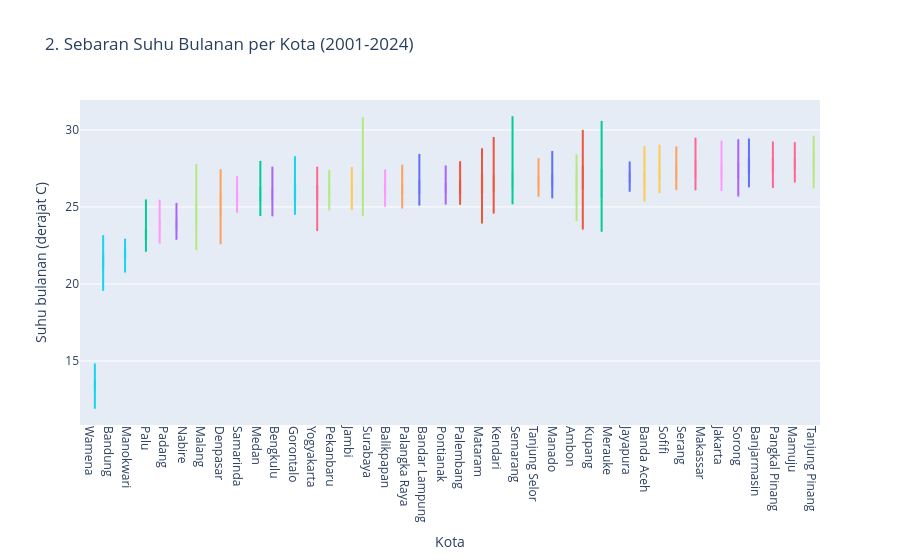

The notebook cell saved with this chart:
### Markdown cell above
**Visualisasi 2 - Distribusi variabel utama (box plot).** Sebaran suhu bulanan tiap kota, diurutkan berdasarkan median.

### Code cell
urutan_kota = (
    suhu_bulanan_kota.group_by('kota').agg(pl.col('suhu').median().alias('median'))
    .sort('median')['kota'].to_list()
)
fig2 = px.box(
    suhu_bulanan_kota, x='kota', y='suhu', color='provinsi',
    category_orders={'kota': urutan_kota}, points=False,
    labels={'kota': 'Kota', 'suhu': 'Suhu bulanan (derajat C)', 'provinsi': 'Provinsi'},
    title='2. Sebaran Suhu Bulanan per Kota (2001-2024)',
)
fig2.update_xaxes(tickangle=90)
fig2.update_layout(showlegend=False)
fig2.show()

### Figure 1 — Plotly figure (JSON) as saved in the notebook; plotly's stock layout.template omitted (floating-point values rounded to 4 significant figures; data arrays with more than 128 entries replaced by an {"elided": "..."} marker saying what was removed)
{"data": [{"alignmentgroup": "True", "boxpoints": false, "hovertemplate": "Provinsi=Kalimantan Selatan<br>Kota=%{x}<br>Suhu bulanan (derajat C)=%{y}<extra></extra>", "legendgroup": "Kalimantan Selatan", "marker": {"color": "#636efa"}, "name": "Kalimantan Selatan", "notched": false, "offsetgroup": "Kalimantan Selatan", "orientation": "v", "showlegend": true, "type": "box", "x": {"elided": "288 str values"}, "x0": " ", "xaxis": "x", "y": {"elided": "288 float values"}, "y0": " ", "yaxis": "y"}, {"alignmentgroup": "True", "boxpoints": false, "hovertemplate": "Provinsi=Nusa Tenggara Timur<br>Kota=%{x}<br>Suhu bulanan (derajat C)=%{y}<extra></extra>", "legendgroup": "Nusa Tenggara Timur", "marker": {"color": "#EF553B"}, "name": "Nusa Tenggara Timur", "notched": false, "offsetgroup": "Nusa Tenggara Timur", "orientation": "v", "showlegend": true, "type": "box", "x": {"elided": "288 str values"}, "x0": " ", "xaxis": "x", "y": {"elided": "288 float values"}, "y0": " ", "yaxis": "y"}, {"alignmentgroup": "True", "boxpoints": false, "hovertemplate": "Provinsi=Papua Selatan<br>Kota=%{x}<br>Suhu bulanan (derajat C)=%{y}<extra></extra>", "legendgroup": "Papua Selatan", "marker": {"color": "#00cc96"}, "name": "Papua Selatan", "notched": false, "offsetgroup": "Papua Selatan", "orientation": "v", "showlegend": true, "type": "box", "x": {"elided": "288 str values"}, "x0": " ", "xaxis": "x", "y": {"elided": "288 float values"}, "y0": " ", "yaxis": "y"}, {"alignmentgroup": "True", "boxpoints": false, "hovertemplate": "Provinsi=Papua Tengah<br>Kota=%{x}<br>Suhu bulanan (derajat C)=%{y}<extra></extra>", "legendgroup": "Papua Tengah", "marker": {"color": "#ab63fa"}, "name": "Papua Tengah", "notched": false, "offsetgroup": "Papua Tengah", "orientation": "v", "showlegend": true, "type": "box", "x": {"elided": "288 str values"}, "x0": " ", "xaxis": "x", "y": {"elided": "288 float values"}, "y0": " ", "yaxis": "y"}, {"alignmentgroup": "True", "boxpoints": false, "hovertemplate": "Provinsi=Banten<br>Kota=%{x}<br>Suhu bulanan (derajat C)=%{y}<extra></extra>", "legendgroup": "Banten", "marker": {"color": "#FFA15A"}, "name": "Banten", "notched": false, "offsetgroup": "Banten", "orientation": "v", "showlegend": true, "type": "box", "x": {"elided": "288 str values"}, "x0": " ", "xaxis": "x", "y": {"elided": "288 float values"}, "y0": " ", "yaxis": "y"}, {"alignmentgroup": "True", "boxpoints": false, "hovertemplate": "Provinsi=Jawa Barat<br>Kota=%{x}<br>Suhu bulanan (derajat C)=%{y}<extra></extra>", "legendgroup": "Jawa Barat", "marker": {"color": "#19d3f3"}, "name": "Jawa Barat", "notched": false, "offsetgroup": "Jawa Barat", "orientation": "v", "showlegend": true, "type": "box", "x": {"elided": "288 str values"}, "x0": " ", "xaxis": "x", "y": {"elided": "288 float values"}, "y0": " ", "yaxis": "y"}, {"alignmentgroup": "True", "boxpoints": false, "hovertemplate": "Provinsi=Sulawesi Selatan<br>Kota=%{x}<br>Suhu bulanan (derajat C)=%{y}<extra></extra>", "legendgroup": "Sulawesi Selatan", "marker": {"color": "#FF6692"}, "name": "Sulawesi Selatan", "notched": false, "offsetgroup": "Sulawesi Selatan", "orientation": "v", "showlegend": true, "type": "box", "x": {"elided": "288 str values"}, "x0": " ", "xaxis": "x", "y": {"elided": "288 float values"}, "y0": " ", "yaxis": "y"}, {"alignmentgroup": "True", "boxpoints": false, "hovertemplate": "Provinsi=Jawa Timur<br>Kota=%{x}<br>Suhu bulanan (derajat C)=%{y}<extra></extra>", "legendgroup": "Jawa Timur", "marker": {"color": "#B6E880"}, "name": "Jawa Timur", "notched": false, "offsetgroup": "Jawa Timur", "orientation": "v", "showlegend": true, "type": "box", "x": {"elided": "576 str values"}, "x0": " ", "xaxis": "x", "y": {"elided": "576 float values"}, "y0": " ", "yaxis": "y"}, {"alignmentgroup": "True", "boxpoints": false, "hovertemplate": "Provinsi=Sumatera Barat<br>Kota=%{x}<br>Suhu bulanan (derajat C)=%{y}<extra></extra>", "legendgroup": "Sumatera Barat", "marker": {"color": "#FF97FF"}, "name": "Sumatera Barat", "notched": false, "offsetgroup": "Sumatera Barat", "orientation": "v", "showlegend": true, "type": "box", "x": {"elided": "288 str values"}, "x0": " ", "xaxis": "x", "y": {"elided": "288 float values"}, "y0": " ", "yaxis": "y"}, {"alignmentgroup": "True", "boxpoints": false, "hovertemplate": "Provinsi=Maluku Utara<br>Kota=%{x}<br>Suhu bulanan (derajat C)=%{y}<extra></extra>", "legendgroup": "Maluku Utara", "marker": {"color": "#FECB52"}, "name": "Maluku Utara", "notched": false, "offsetgroup": "Maluku Utara", "orientation": "v", "showlegend": true, "type": "box", "x": {"elided": "288 str values"}, "x0": " ", "xaxis": "x", "y": {"elided": "288 float values"}, "y0": " ", "yaxis": "y"}, {"alignmentgroup": "True", "boxpoints": false, "hovertemplate": "Provinsi=Lampung<br>Kota=%{x}<br>Suhu bulanan (derajat C)=%{y}<extra></extra>", "legendgroup": "Lampung", "marker": {"color": "#636efa"}, "name": "Lampung", "notched": false, "offsetgroup": "Lampung", "orientation": "v", "showlegend": true, "type": "box", "x": {"elided": "288 str values"}, "x0": " ", "xaxis": "x", "y": {"elided": "288 float values"}, "y0": " ", "yaxis": "y"}, {"alignmentgroup": "True", "boxpoints": false, "hovertemplate": "Provinsi=Sulawesi Tenggara<br>Kota=%{x}<br>Suhu bulanan (derajat C)=%{y}<extra></extra>", "legendgroup": "Sulawesi Tenggara", "marker": {"color": "#EF553B"}, "name": "Sulawesi Tenggara", "notched": false, "offsetgroup": "Sulawesi Tenggara", "orientation": "v", "showlegend": true, "type": "box", "x": {"elided": "288 str values"}, "x0": " ", "xaxis": "x", "y": {"elided": "288 float values"}, "y0": " ", "yaxis": "y"}, {"alignmentgroup": "True", "boxpoints": false, "hovertemplate": "Provinsi=Jawa Tengah<br>Kota=%{x}<br>Suhu bulanan (derajat C)=%{y}<extra></extra>", "legendgroup": "Jawa Tengah", "marker": {"color": "#00cc96"}, "name": "Jawa Tengah", "notched": false, "offsetgroup": "Jawa Tengah", "orientation": "v", "showlegend": true, "type": "box", "x": {"elided": "288 str values"}, "x0": " ", "xaxis": "x", "y": {"elided": "288 float values"}, "y0": " ", "yaxis": "y"}, {"alignmentgroup": "True", "boxpoints": false, "hovertemplate": "Provinsi=Bengkulu<br>Kota=%{x}<br>Suhu bulanan (derajat C)=%{y}<extra></extra>", "legendgroup": "Bengkulu", "marker": {"color": "#ab63fa"}, "name": "Bengkulu", "notched": false, "offsetgroup": "Bengkulu", "orientation": "v", "showlegend": true, "type": "box", "x": {"elided": "288 str values"}, "x0": " ", "xaxis": "x", "y": {"elided": "288 float values"}, "y0": " ", "yaxis": "y"}, {"alignmentgroup": "True", "boxpoints": false, "hovertemplate": "Provinsi=Kalimantan Tengah<br>Kota=%{x}<br>Suhu bulanan (derajat C)=%{y}<extra></extra>", "legendgroup": "Kalimantan Tengah", "marker": {"color": "#FFA15A"}, "name": "Kalimantan Tengah", "notched": false, "offsetgroup": "Kalimantan Tengah", "orientation": "v", "showlegend": true, "type": "box", "x": {"elided": "288 str values"}, "x0": " ", "xaxis": "x", "y": {"elided": "288 float values"}, "y0": " ", "yaxis": "y"}, {"alignmentgroup": "True", "boxpoints": false, "hovertemplate": "Provinsi=Papua Barat<br>Kota=%{x}<br>Suhu bulanan (derajat C)=%{y}<extra></extra>", "legendgroup": "Papua Barat", "marker": {"color": "#19d3f3"}, "name": "Papua Barat", "notched": false, "offsetgroup": "Papua Barat", "orientation": "v", "showlegend": true, "type": "box", "x": {"elided": "288 str values"}, "x0": " ", "xaxis": "x", "y": {"elided": "288 float values"}, "y0": " ", "yaxis": "y"}, {"alignmentgroup": "True", "boxpoints": false, "hovertemplate": "Provinsi=Kepulauan Bangka Belitung<br>Kota=%{x}<br>Suhu bulanan (derajat C)=%{y}<extra></extra>", "legendgroup": "Kepulauan Bangka Belitung", "marker": {"color": "#FF6692"}, "name": "Kepulauan Bangka Belitung", "notched": false, "offsetgroup": "Kepulauan Bangka Belitung", "orientation": "v", "showlegend": true, "type": "box", "x": {"elided": "288 str values"}, "x0": " ", "xaxis": "x", "y": {"elided": "288 float values"}, "y0": " ", "yaxis": "y"}, {"alignmentgroup": "True", "boxpoints": false, "hovertemplate": "Provinsi=Riau<br>Kota=%{x}<br>Suhu bulanan (derajat C)=%{y}<extra></extra>", "legendgroup": "Riau", "marker": {"color": "#B6E880"}, "name": "Riau", "notched": false, "offsetgroup": "Riau", "orientation": "v", "showlegend": true, "type": "box", "x": {"elided": "288 str values"}, "x0": " ", "xaxis": "x", "y": {"elided": "288 float values"}, "y0": " ", "yaxis": "y"}, {"alignmentgroup": "True", "boxpoints": false, "hovertemplate": "Provinsi=Kalimantan Timur<br>Kota=%{x}<br>Suhu bulanan (derajat C)=%{y}<extra></extra>", "legendgroup": "Kalimantan Timur", "marker": {"color": "#FF97FF"}, "name": "Kalimantan Timur", "notched": false, "offsetgroup": "Kalimantan Timur", "orientation": "v", "showlegend": true, "type": "box", "x": {"elided": "576 str values"}, "x0": " ", "xaxis": "x", "y": {"elided": "576 float values"}, "y0": " ", "yaxis": "y"}, {"alignmentgroup": "True", "boxpoints": false, "hovertemplate": "Provinsi=Aceh<br>Kota=%{x}<br>Suhu bulanan (derajat C)=%{y}<extra></extra>", "legendgroup": "Aceh", "marker": {"color": "#FECB52"}, "name": "Aceh", "notched": false, "offsetgroup": "Aceh", "orientation": "v", "showlegend": true, "type": "box", "x": {"elided": "288 str values"}, "x0": " ", "xaxis": "x", "y": {"elided": "288 float values"}, "y0": " ", "yaxis": "y"}, {"alignmentgroup": "True", "boxpoints": false, "hovertemplate": "Provinsi=Sulawesi Utara<br>Kota=%{x}<br>Suhu bulanan (derajat C)=%{y}<extra></extra>", "legendgroup": "Sulawesi Utara", "marker": {"color": "#636efa"}, "name": "Sulawesi Utara", "notched": false, "offsetgroup": "Sulawesi Utara", "orientation": "v", "showlegend": true, "type": "box", "x": {"elided": "288 str values"}, "x0": " ", "xaxis": "x", "y": {"elided": "288 float values"}, "y0": " ", "yaxis": "y"}, {"alignmentgroup": "True", "boxpoints": false, "hovertemplate": "Provinsi=Sumatera Selatan<br>Kota=%{x}<br>Suhu bulanan (derajat C)=%{y}<extra></extra>", "legendgroup": "Sumatera Selatan", "marker": {"color": "#EF553B"}, "name": "Sumatera Selatan", "notched": false, "offsetgroup": "Sumatera Selatan", "orientation": "v", "showlegend": true, "type": "box", "x": {"elided": "288 str values"}, "x0": " ", "xaxis": "x", "y": {"elided": "288 float values"}, "y0": " ", "yaxis": "y"}, {"alignmentgroup": "True", "boxpoints": false, "hovertemplate": "Provinsi=Sulawesi Tengah<br>Kota=%{x}<br>Suhu bulanan (derajat C)=%{y}<extra></extra>", "legendgroup": "Sulawesi Tengah", "marker": {"color": "#00cc96"}, "name": "Sulawesi Tengah", "notched": false, "offsetgroup": "Sulawesi Tengah", "orientation": "v", "showlegend": true, "type": "box", "x": {"elided": "288 str values"}, "x0": " ", "xaxis": "x", "y": {"elided": "288 float values"}, "y0": " ", "yaxis": "y"}, {"alignmentgroup": "True", "boxpoints": false, "hovertemplate": "Provinsi=Papua Barat Daya<br>Kota=%{x}<br>Suhu bulanan (derajat C)=%{y}<extra></extra>", "legendgroup": "Papua Barat Daya", "marker": {"color": "#ab63fa"}, "name": "Papua Barat Daya", "notched": false, "offsetgroup": "Papua Barat Daya", "orientation": "v", "showlegend": true, "type": "box", "x": {"elided": "288 str values"}, "x0": " ", "xaxis": "x", "y": {"elided": "288 float values"}, "y0": " ", "yaxis": "y"}, {"alignmentgroup": "True", "boxpoints": false, "hovertemplate": "Provinsi=Bali<br>Kota=%{x}<br>Suhu bulanan (derajat C)=%{y}<extra></extra>", "legendgroup": "Bali", "marker": {"color": "#FFA15A"}, "name": "Bali", "notched": false, "offsetgroup": "Bali", "orientation": "v", "showlegend": true, "type": "box", "x": {"elided": "288 str values"}, "x0": " ", "xaxis": "x", "y": {"elided": "288 float values"}, "y0": " ", "yaxis": "y"}, {"alignmentgroup": "True", "boxpoints": false, "hovertemplate": "Provinsi=Gorontalo<br>Kota=%{x}<br>Suhu bulanan (derajat C)=%{y}<extra></extra>", "legendgroup": "Gorontalo", "marker": {"color": "#19d3f3"}, "name": "Gorontalo", "notched": false, "offsetgroup": "Gorontalo", "orientation": "v", "showlegend": true, "type": "box", "x": {"elided": "288 str values"}, "x0": " ", "xaxis": "x", "y": {"elided": "288 float values"}, "y0": " ", "yaxis": "y"}, {"alignmentgroup": "True", "boxpoints": false, "hovertemplate": "Provinsi=Sulawesi Barat<br>Kota=%{x}<br>Suhu bulanan (derajat C)=%{y}<extra></extra>", "legendgroup": "Sulawesi Barat", "marker": {"color": "#FF6692"}, "name": "Sulawesi Barat", "notched": false, "offsetgroup": "Sulawesi Barat", "orientation": "v", "showlegend": true, "type": "box", "x": {"elided": "288 str values"}, "x0": " ", "xaxis": "x", "y": {"elided": "288 float values"}, "y0": " ", "yaxis": "y"}, {"alignmentgroup": "True", "boxpoints": false, "hovertemplate": "Provinsi=Kepulauan Riau<br>Kota=%{x}<br>Suhu bulanan (derajat C)=%{y}<extra></extra>", "legendgroup": "Kepulauan Riau", "marker": {"color": "#B6E880"}, "name": "Kepulauan Riau", "notched": false, "offsetgroup": "Kepulauan Riau", "orientation": "v", "showlegend": true, "type": "box", "x": {"elided": "288 str values"}, "x0": " ", "xaxis": "x", "y": {"elided": "288 float values"}, "y0": " ", "yaxis": "y"}, {"alignmentgroup": "True", "boxpoints": false, "hovertemplate": "Provinsi=DKI Jakarta<br>Kota=%{x}<br>Suhu bulanan (derajat C)=%{y}<extra></extra>", "legendgroup": "DKI Jakarta", "marker": {"color": "#FF97FF"}, "name": "DKI Jakarta", "notched": false, "offsetgroup": "DKI Jakarta", "orientation": "v", "showlegend": true, "type": "box", "x": {"elided": "288 str values"}, "x0": " ", "xaxis": "x", "y": {"elided": "288 float values"}, "y0": " ", "yaxis": "y"}, {"alignmentgroup": "True", "boxpoints": false, "hovertemplate": "Provinsi=Jambi<br>Kota=%{x}<br>Suhu bulanan (derajat C)=%{y}<extra></extra>", "legendgroup": "Jambi", "marker": {"color": "#FECB52"}, "name": "Jambi", "notched": false, "offsetgroup": "Jambi", "orientation": "v", "showlegend": true, "type": "box", "x": {"elided": "288 str values"}, "x0": " ", "xaxis": "x", "y": {"elided": "288 float values"}, "y0": " ", "yaxis": "y"}, {"alignmentgroup": "True", "boxpoints": false, "hovertemplate": "Provinsi=Papua<br>Kota=%{x}<br>Suhu bulanan (derajat C)=%{y}<extra></extra>", "legendgroup": "Papua", "marker": {"color": "#636efa"}, "name": "Papua", "notched": false, "offsetgroup": "Papua", "orientation": "v", "showlegend": true, "type": "box", "x": {"elided": "288 str values"}, "x0": " ", "xaxis": "x", "y": {"elided": "288 float values"}, "y0": " ", "yaxis": "y"}, {"alignmentgroup": "True", "boxpoints": false, "hovertemplate": "Provinsi=Nusa Tenggara Barat<br>Kota=%{x}<br>Suhu bulanan (derajat C)=%{y}<extra></extra>", "legendgroup": "Nusa Tenggara Barat", "marker": {"color": "#EF553B"}, "name": "Nusa Tenggara Barat", "notched": false, "offsetgroup": "Nusa Tenggara Barat", "orientation": "v", "showlegend": true, "type": "box", "x": {"elided": "288 str values"}, "x0": " ", "xaxis": "x", "y": {"elided": "288 float values"}, "y0": " ", "yaxis": "y"}, {"alignmentgroup": "True", "boxpoints": false, "hovertemplate": "Provinsi=Sumatera Utara<br>Kota=%{x}<br>Suhu bulanan (derajat C)=%{y}<extra></extra>", "legendgroup": "Sumatera Utara", "marker": {"color": "#00cc96"}, "name": "Sumatera Utara", "notched": false, "offsetgroup": "Sumatera Utara", "orientation": "v", "showlegend": true, "type": "box", "x": {"elided": "288 str values"}, "x0": " ", "xaxis": "x", "y": {"elided": "288 float values"}, "y0": " ", "yaxis": "y"}, {"alignmentgroup": "True", "boxpoints": false, "hovertemplate": "Provinsi=Kalimantan Barat<br>Kota=%{x}<br>Suhu bulanan (derajat C)=%{y}<extra></extra>", "legendgroup": "Kalimantan Barat", "marker": {"color": "#ab63fa"}, "name": "Kalimantan Barat", "notched": false, "offsetgroup": "Kalimantan Barat", "orientation": "v", "showlegend": true, "type": "box", "x": {"elided": "288 str values"}, "x0": " ", "xaxis": "x", "y": {"elided": "288 float values"}, "y0": " ", "yaxis": "y"}, {"alignmentgroup": "True", "boxpoints": false, "hovertemplate": "Provinsi=Kalimantan Utara<br>Kota=%{x}<br>Suhu bulanan (derajat C)=%{y}<extra></extra>", "legendgroup": "Kalimantan Utara", "marker": {"color": "#FFA15A"}, "name": "Kalimantan Utara", "notched": false, "offsetgroup": "Kalimantan Utara", "orientation": "v", "showlegend": true, "type": "box", "x": {"elided": "288 str values"}, "x0": " ", "xaxis": "x", "y": {"elided": "288 float values"}, "y0": " ", "yaxis": "y"}, {"alignmentgroup": "True", "boxpoints": false, "hovertemplate": "Provinsi=Papua Pegunungan<br>Kota=%{x}<br>Suhu bulanan (derajat C)=%{y}<extra></extra>", "legendgroup": "Papua Pegunungan", "marker": {"color": "#19d3f3"}, "name": "Papua Pegunungan", "notched": false, "offsetgroup": "Papua Pegunungan", "orientation": "v", "showlegend": true, "type": "box", "x": {"elided": "288 str values"}, "x0": " ", "xaxis": "x", "y": {"elided": "288 float values"}, "y0": " ", "yaxis": "y"}, {"alignmentgroup": "True", "boxpoints": false, "hovertemplate": "Provinsi=DI Yogyakarta<br>Kota=%{x}<br>Suhu bulanan (derajat C)=%{y}<extra></extra>", "legendgroup": "DI Yogyakarta", "marker": {"color": "#FF6692"}, "name": "DI Yogyakarta", "notched": false, "offsetgroup": "DI Yogyakarta", "orientation": "v", "showlegend": true, "type": "box", "x": {"elided": "288 str values"}, "x0": " ", "xaxis": "x", "y": {"elided": "288 float values"}, "y0": " ", "yaxis": "y"}, {"alignmentgroup": "True", "boxpoints": false, "hovertemplate": "Provinsi=Maluku<br>Kota=%{x}<br>Suhu bulanan (derajat C)=%{y}<extra></extra>", "legendgroup": "Maluku", "marker": {"color": "#B6E880"}, "name": "Maluku", "notched": false, "offsetgroup": "Maluku", "orientation": "v", "showlegend": true, "type": "box", "x": {"elided": "288 str values"}, "x0": " ", "xaxis": "x", "y": {"elided": "288 float values"}, "y0": " ", "yaxis": "y"}], "layout": {"boxmode": "group", "legend": {"title": {"text": "Provinsi"}, "tracegroupgap": 0}, "showlegend": false, "title": {"text": "2. Sebaran Suhu Bulanan per Kota (2001-2024)"}, "xaxis": {"anchor": "y", "categoryarray": ["Wamena", "Bandung", "Manokwari", "Palu", "Padang", "Nabire", "Malang", "Denpasar", "Samarinda", "Medan", "Bengkulu", "Gorontalo", "Yogyakarta", "Pekanbaru", "Jambi", "Surabaya", "Balikpapan", "Palangka Raya", "Bandar Lampung", "Pontianak", "Palembang", "Mataram", "Kendari", "Semarang", "Tanjung Selor", "Manado", "Ambon", "Kupang", "Merauke", "Jayapura", "Banda Aceh", "Sofifi", "Serang", "Makassar", "Jakarta", "Sorong", "Banjarmasin", "Pangkal Pinang", "Mamuju", "Tanjung Pinang"], "categoryorder": "array", "domain": [0.0, 1.0], "tickangle": 90, "title": {"text": "Kota"}}, "yaxis": {"anchor": "x", "domain": [0.0, 1.0], "title": {"text": "Suhu bulanan (derajat C)"}}}}
